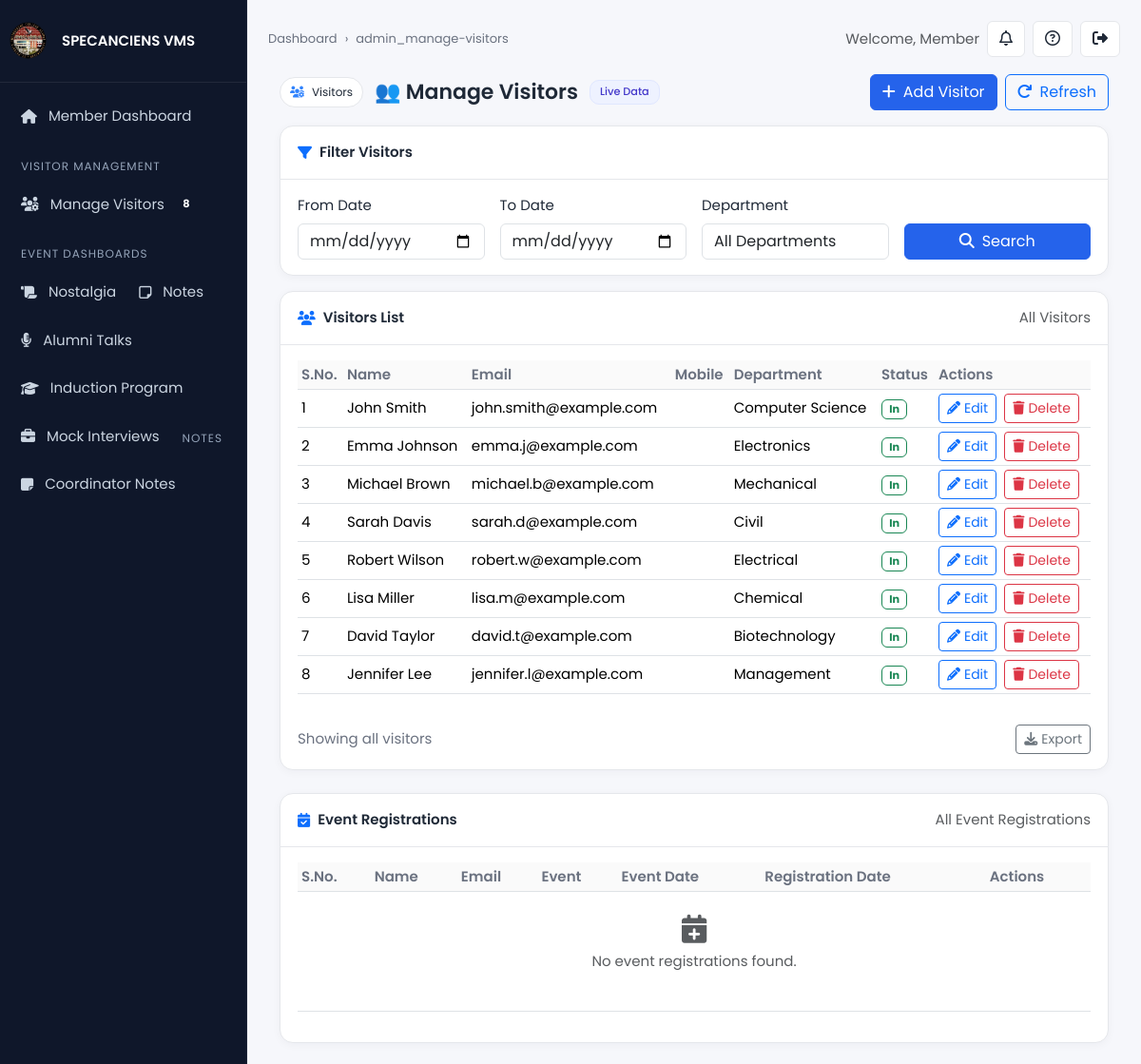
/admin_manage-visitors.php (signed in), run on the app's committed database.
### tables this page shows
CREATE TABLE IF NOT EXISTS tbl_visitors (
  id INT AUTO_INCREMENT PRIMARY KEY,
  event_id INT NOT NULL,
  name VARCHAR(120) NOT NULL,
  email VARCHAR(150) NULL,
  mobile VARCHAR(30) NULL,
  address TEXT NULL,
  department VARCHAR(100) NULL,
  gender ENUM('Male', 'Female', 'Other') NULL,
  year_of_graduation YEAR NULL,
  in_time DATETIME NULL,
  out_time DATETIME NULL,
  status TINYINT(1) DEFAULT 1,
  created_at TIMESTAMP DEFAULT CURRENT_TIMESTAMP,
  CONSTRAINT fk_visitors_event FOREIGN KEY (event_id)
    REFERENCES tbl_events(event_id) ON DELETE CASCADE
);

### admin_manage-visitors.php (the view, shortened to what this page needs)
<?php include('include/header.php'); ?>
<?php include("include/side-bar.php");?>
<div class="container-fluid">
  <div class="d-flex align-items-center justify-content-between flex-wrap gap-3 mb-3">
    <div class="title-row">
      <span class="chip"><i class="fa-solid fa-users-gear text-primary"></i> Visitors</span>
      <h2>👥 Manage Visitors</h2>
      <span class="badge">Live Data</span>
    </div>
    <div class="d-flex gap-2">
      <button class="btn btn-primary" onclick="location.href='new-visitor.php'"><i class="fa-solid fa-plus me-2"></i>Add Visitor</button>
      <button class="btn btn-outline-primary" onclick="location.reload()"><i class="fa-solid fa-arrow-rotate-right me-2"></i>Refresh</button>
    </div>
  </div>
  <div class="card-lite mb-3">
    <div class="card-head">
      <div class="d-flex align-items-center gap-2">
        <i class="fa-solid fa-filter text-primary"></i>
        <span class="fw-semibold">Filter Visitors</span>
      </div>
    </div>
    <div class="card-body">
      <form method="post" class="row g-3 align-items-end">
        <div class="col-12 col-md-3">
          <label class="form-label">From Date</label>
          <input type="date" class="form-control" id="from_date" name="from_date" required>
        </div>
        <div class="col-12 col-md-3">
          <label class="form-label">To Date</label>
          <input type="date" class="form-control" id="to_date" name="to_date" required>
        </div>
        <div class="col-12 col-md-3">
          <label class="form-label">Department</label>
          <select class="form-control" id="department" name="department">
            <option value="">All Departments</option>
          </select>
        </div>
        <div class="col-12 col-md-3">
          <button type="submit" name="srh-btn" class="btn btn-primary w-100"><i class="fa-solid fa-search me-2"></i>Search</button>
        </div>
      </form>
    </div>
  </div>
  <div class="card-lite">
    <div class="card-head">
      <div class="d-flex align-items-center gap-2">
        <i class="fa-solid fa-users text-primary"></i>
        <span class="fw-semibold">Visitors List</span>
      </div>
      <span class="text-muted"><?php echo isset($search_query) ? 'Filtered Results' : 'All Visitors'; ?></span>
    </div>
    <div class="card-body">
      <div class="table-responsive">
        <table class="table table-sm align-middle">
          <thead>
            <tr>
              <th>S.No.</th>
              <th>Name</th>
              <th>Email</th>
              <th>Mobile</th>
              <th>Department</th>
              <th>Status</th>
              <th>Actions</th>
            </tr>
          </thead>
          <tbody>
            <?php
            if(isset($_REQUEST['srh-btn']))
            {
              $from_date = $_POST['from_date'];
              $to_date = $_POST['to_date'];
              $dept = $_POST['department'];
              $from_date = date('Y-m-d', strtotime($from_date));
              $to_date = date('Y-m-d', strtotime($to_date));
              $search_query = mysqli_query($conn, "select * from tbl_visitors where DATE(in_time)>='$from_date' and DATE(in_time)<='$to_date' or department='$dept'");
              $sn = 1;
              while($row = mysqli_fetch_array($search_query))
            { ?>
              <tr>
                <td><?php echo $sn; ?></td>
                <td><?php echo htmlspecialchars($row['name']); ?></td>
                <td><?php echo htmlspecialchars($row['email']); ?></td>
                <td><?php echo htmlspecialchars($row['phone']); ?></td>
                <td><?php echo htmlspecialchars($row['department']); ?></td>
                <td>
                  <span class="badge <?php echo $row['status']==1 ? 'text-bg-success-subtle text-success border border-success' : 'text-bg-danger-subtle text-danger border border-danger'; ?>">
                    <?php echo $row['status']==1 ? 'In' : 'Out'; ?>
                  </span>
                </td>
                <td>
                  <div class="d-flex gap-2">
                    <a href="edit-visitor.php?id=<?php echo $row['id'];?>" class="btn btn-sm btn-outline-primary">
                      <i class="fa-solid fa-pencil me-1"></i><?php echo $row['status']==1 ? 'Edit' : 'View'; ?>
                    </a>
                    <a href="manage-visitors.php?ids=<?php echo $row['id'];?>" class="btn btn-sm btn-outline-danger" onclick="return confirmDelete()">
                      <i class="fa-solid fa-trash me-1"></i>Delete
                    </a>
                  </div>
                </td>
              </tr>
              <?php $sn++; }
            } else {
              $select_query = mysqli_query($conn, "select * from tbl_visitors ORDER BY created_at DESC");
              $sn = 1;
              while($row = mysqli_fetch_array($select_query))
              {
            ?>
            <tr>
              <td><?php echo $sn; ?></td>
              <td><?php echo htmlspecialchars($row['name']); ?></td>
              <td><?php echo htmlspecialchars($row['email']); ?></td>
              <td><?php echo htmlspecialchars($row['phone']); ?></td>
              <td><?php echo htmlspecialchars($row['department']); ?></td>
              <td>
                <span class="badge <?php echo $row['status']==1 ? 'text-bg-success-subtle text-success border border-success' : 'text-bg-danger-subtle text-danger border border-danger'; ?>">
                  <?php echo $row['status']==1 ? 'In' : 'Out'; ?>
                </span>
              </td>
              <td>
                <div class="d-flex gap-2">
                  <a href="edit-visitor.php?id=<?php echo $row['id'];?>" class="btn btn-sm btn-outline-primary">
                    <i class="fa-solid fa-pencil me-1"></i><?php echo $row['status']==1 ? 'Edit' : 'View'; ?>
                  </a>
                  <a href="manage-visitors.php?ids=<?php echo $row['id'];?>" class="btn btn-sm btn-outline-danger" onclick="return confirmDelete()">
                    <i class="fa-solid fa-trash me-1"></i>Delete
                  </a>
                </div>
              </td>
            </tr>
            <?php $sn++; } } ?>
          </tbody>
        </table>
      </div>
      <div class="d-flex justify-content-between align-items-center mt-3">
        <span class="muted">Showing <?php echo isset($search_query) ? 'filtered' : 'all'; ?> visitors</span>
        <button class="btn btn-sm btn-outline-secondary"><i class="fa-solid fa-download me-1"></i>Export</button>
      </div>
    </div>
  </div>
  <div class="card-lite mt-4">
    <div class="card-head">
      <div class="d-flex align-items-center gap-2">
        <i class="fa-solid fa-calendar-check text-primary"></i>
        <span class="fw-semibold">Event Registrations</span>
      </div>
      <span class="text-muted">All Event Registrations</span>
    </div>
    <div class="card-body">
      <div class="table-responsive">
        <table class="table table-sm align-middle">
          <thead>
            <tr>
              <th>S.No.</th>
              <th>Name</th>
              <th>Email</th>
              <th>Event</th>
              <th>Event Date</th>
              <th>Registration Date</th>
              <th>Actions</th>
            </tr>
          </thead>
          <tbody>
            <?php
            $sn_reg = 1;
            ?>
            <?php if($sn_reg == 1): ?>
            <tr>
              <td colspan="7" class="text-center text-muted py-4">
                <i class="fa-solid fa-calendar-plus fa-2x mb-2"></i>
                <p>No event registrations found.</p>
              </td>
            </tr>
            <?php endif; ?>
          </tbody>
        </table>
      </div>
    </div>
  </div>
</div>
<?php include('include/footer.php'); ?>

### include/header.php (shortened to what this page needs)
<?php if (session_status() === PHP_SESSION_NONE) { session_start(); } $role = $_SESSION['role'] ?? 'member'; $name = $_SESSION['name'] ?? 'User'; ?>
<!DOCTYPE html>
<html lang="en">
<head>
  <link rel="stylesheet" href="https://cdnjs.cloudflare.com/ajax/libs/font-awesome/6.5.2/css/all.min.css"/>
  <link href="https://cdn.jsdelivr.net/npm/bootstrap@5.3.3/dist/css/bootstrap.min.css" rel="stylesheet"/>
</head>
<body class="<?php echo ($role==='member') ? 'member-theme' : ''; ?>">
  <?php include('side-bar.php'); ?>
  <main class="main">
    <div class="topbar">
      <div class="crumbs">
        <a href="<?php echo ($role==='member') ? 'member_dashboard.php' : 'admin_dashboard.php'; ?>">Dashboard</a>
        <span>›</span>
        <span><?php echo basename($_SERVER['PHP_SELF'], '.php'); ?></span>
      </div>
      <div class="d-flex align-items-center gap-2">
        <span class="text-muted">Welcome, <?php echo htmlspecialchars($name); ?></span>
        <button class="btn btn-soft"><i class="fa-regular fa-bell"></i></button>
        <button class="btn btn-soft"><i class="fa-regular fa-circle-question"></i></button>
        <a href="logout.php" class="btn btn-soft"><i class="fa-solid fa-right-from-bracket"></i></a>
      </div>
    </div>

### include/side-bar.php (shortened to what this page needs)
<?php
$current_page = basename($_SERVER['PHP_SELF']);
$role = $_SESSION['role'] ?? 'member';
if ($role === 'admin') {
    $visitor_count = mysqli_fetch_assoc(mysqli_query($conn, "SELECT COUNT(*) as count FROM tbl_visitors WHERE status=1"))['count'];
    $inventory_count = mysqli_fetch_assoc(mysqli_query($conn, "SELECT COUNT(*) as count FROM tbl_inventory"))['count'];
    $goodies_count = mysqli_fetch_assoc(mysqli_query($conn, "SELECT COUNT(*) as count FROM tbl_goodies_distribution"))['count'];
    $participation_count = mysqli_fetch_assoc(mysqli_query($conn, "SELECT COUNT(*) as count FROM tbl_event_participation"))['count'];
    $notes_count = mysqli_fetch_assoc(mysqli_query($conn, "SELECT COUNT(*) as count FROM tbl_coordinator_notes"))['count'];
} else {
    $visitor_count = mysqli_fetch_assoc(mysqli_query($conn, "SELECT COUNT(*) as count FROM tbl_visitors WHERE status=1"))['count'];
}
?>
<aside class="sidebar" id="sidebar">
  <div class="brand">
    <img src="Images/SALogo.png" alt="Specanciens Logo" style="width:50px; height:50px; border-radius:8px; object-fit:cover; margin-left:-15px;">
    <span class="brand-text">SPECANCIENS VMS</span>
  </div>
  <ul class="nav">
    <?php if ($role === 'admin'): ?>
        <li><a href="admin_dashboard.php" class="<?php echo $current_page == 'admin_dashboard.php' ? 'is-active' : ''; ?>"><i class="fa-solid fa-house"></i><span>Admin Dashboard</span></a></li>
    <?php else: ?>
        <li><a href="member_dashboard.php" class="<?php echo $current_page == 'member_dashboard.php' ? 'is-active' : ''; ?>"><i class="fa-solid fa-house"></i><span>Member Dashboard</span></a></li>
    <?php endif; ?>
    <li class="section-label">Visitor Management</li>
    <?php if ($role === 'admin'): ?>
        <li><a href="new-visitor.php" class="<?php echo $current_page == 'new-visitor.php' ? 'is-active' : ''; ?>"><i class="fa-solid fa-user-plus"></i><span>New Visitor</span></a></li>
        <li><a href="manage_visitors_admin.php" class="<?php echo $current_page == 'manage-visitors.php' ? 'is-active' : ''; ?>"><i class="fa-solid fa-users-gear"></i><span>Manage Visitors</span><span class="badge"><?php echo $visitor_count; ?></span></a></li>
    <?php else: ?>
        <li><a href="member_manage_visitors.php" class="<?php echo $current_page == 'member_manage_visitors.php' ? 'is-active' : ''; ?>"><i class="fa-solid fa-users-gear"></i><span>Manage Visitors</span><span class="badge"><?php echo $visitor_count; ?></span></a></li>
    <?php endif; ?>
    <li class="section-label">Event Dashboards</li>
    <li><a href="nostalgia.php"><i class="fa-solid fa-scroll"></i><span>Nostalgia</span></a></li>
    <li><a href="member_notes.php"><i class="fa-regular fa-note-sticky"></i><span>Notes</span></a></li>
    <li><a href="#"><i class="fa-solid fa-microphone-lines"></i><span>Alumni Talks</span></a></li>
    <li><a href="#"><i class="fa-solid fa-graduation-cap"></i><span>Induction Program</span></a></li>
    <li><a href="#"><i class="fa-solid fa-briefcase"></i><span>Mock Interviews</span></a></li>
    <?php if ($role !== 'admin'): ?>
    <li class="section-label">Notes</li>
    <li><a href="member_notes.php" class="<?php echo $current_page == 'member_notes.php' ? 'is-active' : ''; ?>"><i class="fa-solid fa-note-sticky"></i><span>Coordinator Notes</span></a></li>
    <?php endif; ?>
  </ul>
</aside>

### include/footer.php (shortened to what this page needs)
</body>
</html>

### include/header.php (style rules this page uses)
:root { --bg:#f6f7fb; --card:#ffffff; --ink:#1f2937; --ink-soft:#6b7280; --edge:#e5e7eb; --brand:#2563eb; --accent:#10b981; --warn:#f59e0b; --danger:#ef4444; }
* { box-sizing:border-box }
body { margin:0; background:var(--bg); color:var(--ink); font-family:'Poppins',sans-serif; font-size:15px; }
.sidebar { position:fixed; inset:0 auto 0 0; width:260px; background:#0f172a; color:#fff; border-right:1px solid rgba(255,255,255,0.06); display:flex; flex-direction:column; }
.brand { padding:18px 20px; border-bottom:1px solid rgba(255,255,255,0.08); display:flex; align-items:center; gap:10px; font-weight:600; }
.nav { list-style:none; padding:10px 10px 24px; margin:0; overflow:auto; }
.nav a { display:flex; gap:12px; align-items:center; padding:10px 12px; margin:4px 0; color:#cbd5e1; text-decoration:none; border-radius:8px; transition:all .15s ease; }
.nav .section-label { font-size:12px; letter-spacing:.08em; text-transform:uppercase; color:#94a3b8; padding:12px 12px 6px; margin-top:6px; }
.main { margin-left:260px; padding:22px; min-height:100vh; }
.card-lite { background:var(--card); border:1px solid var(--edge); border-radius:14px; box-shadow:0 2px 10px rgba(16,24,40,.04); }
.card-head { padding:16px 18px; border-bottom:1px solid var(--edge); display:flex; align-items:center; justify-content:space-between; gap:12px; }
.card-body { padding:16px 18px; }
.chip { display:inline-flex; align-items:center; gap:8px; padding:6px 10px; border-radius:20px; font-size:12px; border:1px solid var(--edge); background:#fff; }
.chip i { opacity:.85 }
.table thead th { color:#6b7280; font-weight:600; background:#fafafa }
.table td, .table th { vertical-align:middle }
.muted { color:var(--ink-soft) }
.btn-soft { border:1px solid var(--edge); background:#fff; color:var(--ink); }
.btn-primary { background:var(--brand); border-color:var(--brand) }
.topbar { display:flex; align-items:center; justify-content:space-between; gap:14px; margin-bottom:18px; }
.crumbs { display:flex; align-items:center; gap:8px; color:var(--ink-soft); font-size:13px; }
.crumbs a { color:var(--ink-soft); text-decoration:none }
.title-row { display:flex; align-items:center; gap:12px; }
.title-row h2 { margin:0; font-weight:600; font-size:22px; }
.title-row .badge { background:#eef2ff; color:#4338ca; border:1px solid #e0e7ff; padding:6px 10px; border-radius:10px; font-weight:500; }

### data on the page
tbl_visitors: name "John Smith", email "john.smith@example.com", department "Computer Science", status "In"
tbl_visitors: name "Emma Johnson", email "emma.j@example.com", department "Electronics", status "In"
tbl_visitors: name "Michael Brown", email "michael.b@example.com", department "Mechanical", status "In"
tbl_visitors: name "Sarah Davis", email "sarah.d@example.com", department "Civil", status "In"
tbl_visitors: name "Robert Wilson", email "robert.w@example.com", department "Electrical", status "In"
tbl_visitors: name "Lisa Miller", email "lisa.m@example.com", department "Chemical", status "In"
tbl_visitors: name "David Taylor", email "david.t@example.com", department "Biotechnology", status "In"
tbl_visitors: name "Jennifer Lee", email "jennifer.l@example.com", department "Management", status "In"

### other printed values
basename($_SERVER['PHP_SELF'], '.php') "admin_manage-visitors"
$name "Member"
$visitor_count "8"
